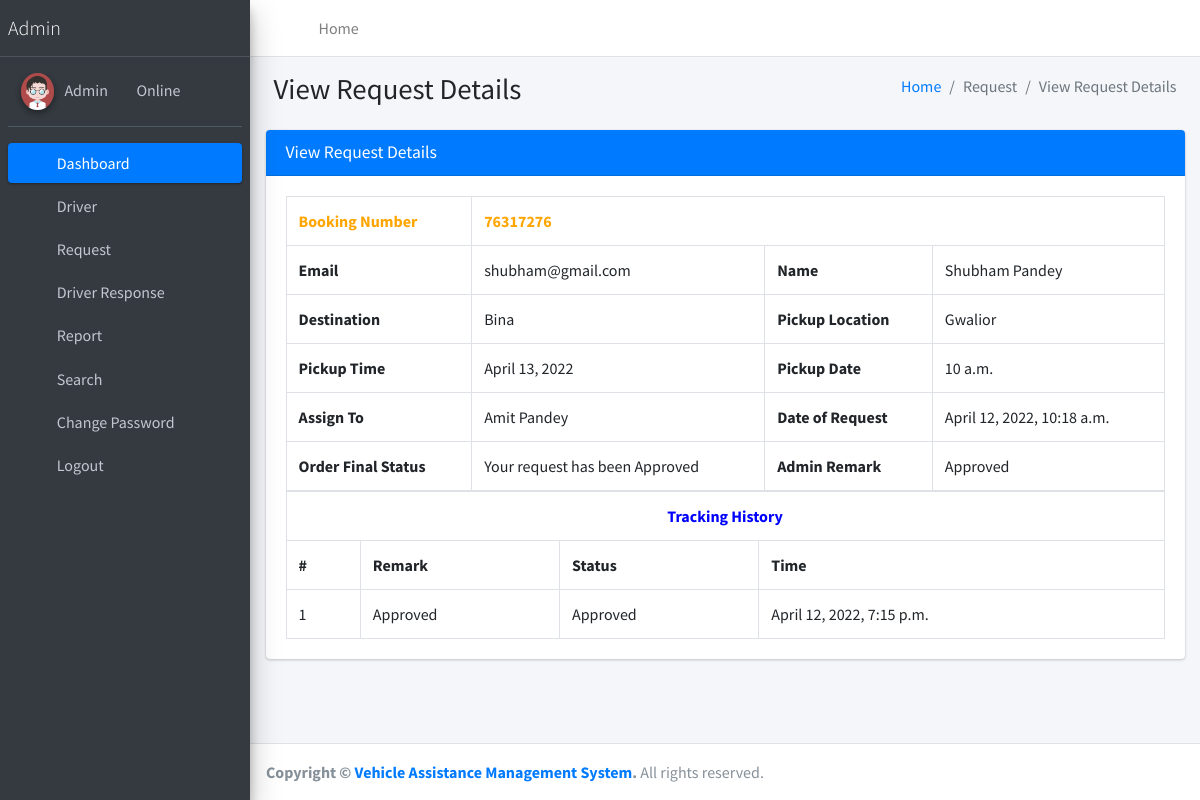
The app's page /viewRequestDetails/3 with its own data.
### vehicleassist/models.py (models this page shows, shortened)
class Book(models.Model):
    user = models.ForeignKey(User, on_delete=models.CASCADE, null=True)
    BookingNumber = models.CharField(max_length=150, null=True)
    PhoneNumber = models.CharField(max_length=15, null=True)
    PickupLoc = models.CharField(max_length=150, null=True)
    Destination = models.CharField(max_length=200, null=True)
    PickupDate = models.DateField(null=True)
    PickupTime = models.TimeField(null=True)
    DateofRequest = models.DateTimeField(auto_now_add=True)
    Remark = models.CharField(max_length=250, null=True)
    Status = models.CharField(max_length=150, null=True)
    AssignTo = models.ForeignKey(Driver, on_delete=models.CASCADE, null=True)
    UpdationDate = models.DateField(null=True)

class Driver(models.Model):
    user = models.ForeignKey(User, on_delete=models.CASCADE, null=True)
    DriverID = models.IntegerField(null=True)
    MobileNumber = models.CharField(max_length=15, null=True)
    Address = models.CharField(max_length=150, null=True)
    JoiningDate = models.DateTimeField(auto_now_add=True)
    def __str__(self):
        return self.user.first_name

class Tracking(models.Model):
    book = models.ForeignKey(Book, on_delete=models.CASCADE, null=True)
    Remark = models.CharField(max_length=250, null=True)
    Status = models.CharField(max_length=150, null=True)
    UpdationDate = models.DateTimeField(auto_now_add=True)

### vehicleassist/views.py (the view, shortened to what this page needs)
# urls.py: path('viewRequestDetails/<int:pid>', viewRequestDetails, name='viewRequestDetails'),
def viewRequestDetails(request, pid):
    book = Book.objects.get(id=pid)
    report1 = Tracking.objects.filter(book=book)
    bookid = book.id
    driver = Driver.objects.all()
    reportcount = Tracking.objects.filter(book=book).count()
    return render(request, 'admin/viewRequestDetails.html', locals())

### vehicleassist/templates/admin/viewRequestDetails.html (shortened to what this page needs)
{% extends 'adminNavbar.html' %}
{% block main %}
{% load static %}
<section class="content">
    <div class="content-header">
        <div class="container-fluid">
            <div class="row mb-2">
                <div class="col-sm-6">
                    <h1 class="m-0">View Request Details</h1>
                </div>
                <div class="col-sm-6">
                    <ol class="breadcrumb float-sm-right">
                        <li class="breadcrumb-item"><a href="{% url 'dashboard' %}">Home</a></li>
                        <li class="breadcrumb-item active">Request</li>
                        <li class="breadcrumb-item active">View Request Details</li>
                    </ol>
                </div>
            </div>
        </div>
    </div>
    <div class="container-fluid">
        <div class="row">
            <div class="col-md-12">
                <div class="card card-primary">
                    <div class="card-header">
                        <h3 class="card-title">View Request Details</h3>
                    </div>
                    <div class="card-body">
                        <table id="datatable" class="table table-bordered dt-responsive nowrap"
                               style="border-collapse: collapse; border-spacing: 0; width: 100%;">
                            <tr>
                                <th style="color: orange;">Booking Number</th>
                                <td colspan="4" style="color: orange;font-weight: bold;">{{book.BookingNumber}}</td>
                            </tr>
                            <tr>
                                <th>Email</th>
                                <td>{{book.user.username}}</td>
                                <th>Name</th>
                                <td>{{book.user.first_name}} {{book.user.last_name}}</td>
                            </tr>
                            <tr>
                                <th>Destination</th>
                                <td>{{book.Destination}}</td>
                                <th>Pickup Location</th>
                                <td>{{book.PickupLoc}}</td>
                            </tr>
                            <tr>
                                <th>Pickup Time</th>
                                <td>{{book.PickupDate}}</td>
                                <th>Pickup Date</th>
                                <td>{{book.PickupTime}}</td>
                            </tr>
                            <tr>
                                <th>Assign To</th>
                                {% if not book.AssignTo %}
                                <td>Not Updated Yet</td>
                                {% else %}
                                <td>{{book.AssignTo}}</td>
                                {% endif %}
                                <th>Date of Request</th>
                                <td>{{book.DateofRequest}}</td>
                            </tr>
                            <tr>
                                {% if book.Status == "Approved" %}
                                <th>Order Final Status</th>
                                <td>Your request has been Approved</td>
                                {% endif %}
                                {% if not book.Remark %}
                                <th>Admin Remark</th>
                                <td colspan="4">Not Updated Yet</td>
                                {% else %}
                                <th>Admin Remark</th>
                                <td>{{book.Remark}}</td>
                                {% endif %}
                            </tr>
                        </table>
                        {% if reportcount != 0 %}
                        <table id="datatable" class="table table-bordered dt-responsive nowrap"
                               style="border-collapse: collapse; border-spacing: 0; width: 100%;">
                            <tr align="center">
                                <th colspan="4" style="color: blue">Tracking History</th>
                            </tr>
                            <tr>
                                <th>#</th>
                                <th>Remark</th>
                                <th>Status</th>
                                <th>Time</th>
                            </tr>
                            {% for i in report1 %}
                            <tr>
                                <td>{{forloop.counter}}</td>
                                <td>{{i.Remark}}</td>
                                <td>{{i.Status}}</td>
                                <td>{{i.UpdationDate}}</td>
                            </tr>
                            {% endfor %}
                        </table>
                        {% endif %}
                    </div>
                </div>
            </div>
        </div>
    </div>
</section>
{% endblock %}

### vehicleassist/templates/adminNavbar.html (shortened to what this page needs)
{% load static %}
<!DOCTYPE html>
<html lang="en">
<head>
<link rel="stylesheet"
	href="{% static 'plugins/fontawesome-free/css/all.min.css' %}">
<link rel="stylesheet"
	href="https://code.ionicframework.com/ionicons/2.0.1/css/ionicons.min.css">
<link rel="stylesheet"
	href="{% static 'plugins/tempusdominus-bootstrap-4/css/tempusdominus-bootstrap-4.min.css' %}">
<link rel="stylesheet"
	href="{% static 'plugins/icheck-bootstrap/icheck-bootstrap.min.css' %}">
<link rel="stylesheet" href="{% static 'plugins/jqvmap/jqvmap.min.css' %}">
<link rel="stylesheet" href="{% static 'dist/css/adminlte.min.css' %}">
<link rel="stylesheet"
	href="{% static 'plugins/overlayScrollbars/css/OverlayScrollbars.min.css' %}">
<link rel="stylesheet"
	href="{% static 'plugins/daterangepicker/daterangepicker.css' %}">
<link rel="stylesheet"
	href="{% static 'plugins/summernote/summernote-bs4.min.css' %}">
</head>
<body class="hold-transition sidebar-mini layout-fixed">
	<div class="wrapper">
		<nav
			class="main-header navbar navbar-expand navbar-white navbar-light">
			<ul class="navbar-nav">
				<li class="nav-item"><a class="nav-link" data-widget="pushmenu"
					href="#" role="button"><i class="fas fa-bars"></i></a></li>
				<li class="nav-item d-none d-sm-inline-block"><a
					href="{% url 'dashboard' %}" class="nav-link">Home</a></li>
			</ul>
			<ul class="navbar-nav ml-auto">
				<li class="nav-item"><a class="nav-link"
					data-widget="fullscreen" href="#" role="button"> <i
						class="fas fa-expand-arrows-alt"></i>
				</a></li>
				<li class="nav-item"><a class="nav-link"
					data-widget="control-sidebar" data-controlsidebar-slide="true"
					href="#" role="button"> <i class="fas fa-th-large"></i>
				</a></li>
			</ul>
		</nav>
		<aside class="main-sidebar sidebar-dark-primary elevation-4">
			<a href="#" class="brand-link"> <img src=""
				<span class="brand-text font-weight-light">Admin</span>
			</a>
			<div class="sidebar">
				<div class="user-panel mt-3 pb-3 mb-3 d-flex">
					<div class="image">
						<img src="{% static 'dist/img/user2-160x160.jpg' %}"
							class="img-circle elevation-2" alt="User Image">
					</div>
					<div class="info">
						<a href="#">Admin &nbsp;&nbsp;</a> <a href="#"><i
							class="fa fa-circle text-success"></i> Online</a>
					</div>
				</div>
				<nav class="mt-2">
					<ul class="nav nav-pills nav-sidebar flex-column"
						data-widget="treeview" role="menu" data-accordion="false">
						<li class="nav-item"><a href="{% url 'dashboard' %}"
							class="nav-link active"> <i
								class="nav-icon fas fa-tachometer-alt"></i>
								<p>Dashboard</p>
						</a></li>
						<li class="nav-item"><a href="#" class="nav-link"> <i
								class="nav-icon fas fa-th"></i>
								<p>
									Driver <i class="fas fa-angle-left right"></i>
								</p>
						</a>
							</li>
						<li class="nav-item"><a href="#" class="nav-link"> <i
								class="nav-icon fas fa-copy"></i>
								<p>
									Request <i class="fas fa-angle-left right"></i>
								</p>
						</a>
							</li>
						<li class="nav-item"><a href="#" class="nav-link"> <i
								class="nav-icon fas fa-tree"></i>
								<p>
									Driver Response <i class="fas fa-angle-left right"></i>
								</p>
						</a>
						</li>
						<li class="nav-item"><a href="#" class="nav-link"> <i
								class="nav-icon fas fa-tree"></i>
								<p>
									Report <i class="fas fa-angle-left right"></i>
								</p>
						</a>
						</li>
						<li class="nav-item"><a href="{% url 'search' %}"
							class="nav-link"> <i class="nav-icon fas fa-search"></i>
								<p>Search</p>
						</a></li>
						<li class="nav-item"><a href="{% url 'changePassword' %}"
							class="nav-link"> <i class="nav-icon fas fa-cogs"></i>
								<p>Change Password</p>
						</a></li>
						<li class="nav-item"><a href="/logout" class="nav-link">
								<i class="nav-icon fas fa-power-off"></i>
								<p>Logout</p>
						</a></li>
					</ul>
				</nav>
			</div>
		</aside>
		<div class="content-wrapper">
			{% block main %}
			{% endblock %}
		</div>
		<footer class="main-footer">
			<strong>Copyright &copy; <a href="#">Vehicle Assistance Management System</a>.
			</strong> All rights reserved.
		</footer>
	</div>
</body>
</html>

### records on screen
Book: BookingNumber "76317276", user.username "shubham@gmail.com", user.first_name "Shubham", user.last_name "Pandey", Destination "Bina", PickupLoc "Gwalior", PickupDate "April 13, 2022", PickupTime "10 a.m.", AssignTo "Amit Pandey", DateofRequest "April 12, 2022, 10:18 a.m.", Remark "Approved"
Tracking: Remark "Approved", Status "Approved", UpdationDate "April 12, 2022, 7:15 p.m."
